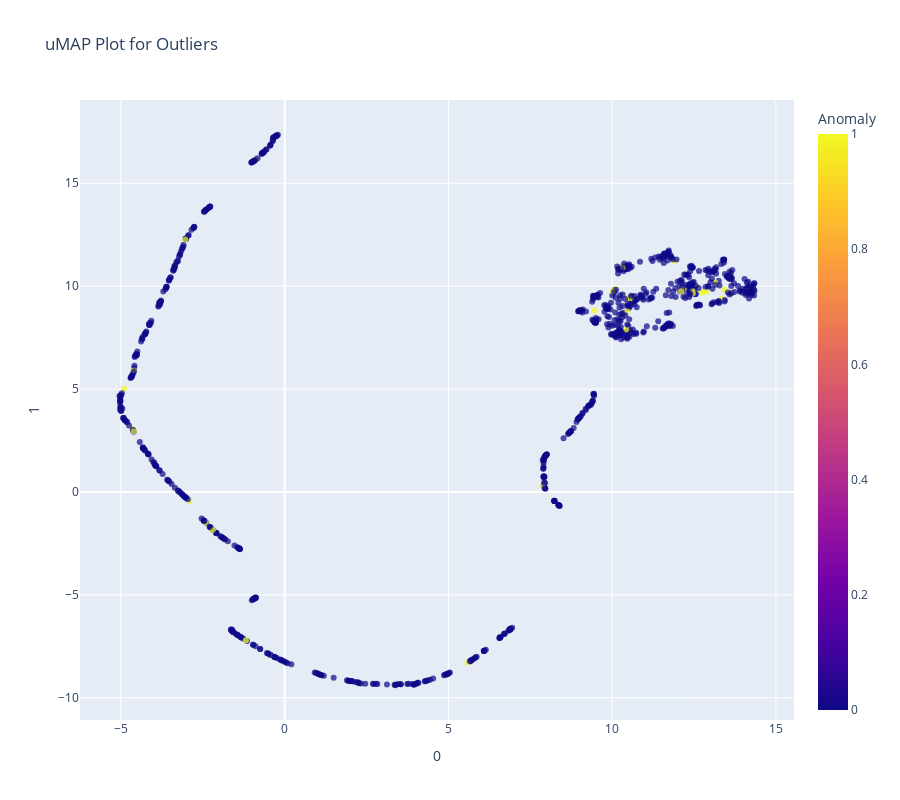

The code cell stored with this chart in its notebook:
### Code cell
# Analyze model
s.plot_model(iforest, plot = 'umap')

### Figure 1 — Plotly figure (JSON) as saved in the notebook; plotly's stock layout.template omitted (floating-point values rounded to 4 significant figures; data arrays with more than 128 entries replaced by an {"elided": "..."} marker saying what was removed)
{"data": [{"customdata": {"elided": "887x1 str values"}, "hovertemplate": "0=%{x}<br>1=%{y}<br>Feature=%{customdata[0]}<br>Anomaly=%{marker.color}<extra></extra>", "legendgroup": "", "marker": {"color": {"elided": "887 int values"}, "coloraxis": "coloraxis", "opacity": 0.7, "symbol": "circle"}, "mode": "markers", "name": "", "orientation": "v", "showlegend": false, "type": "scatter", "x": {"elided": "887 float values"}, "xaxis": "x", "y": {"elided": "887 float values"}, "yaxis": "y"}], "layout": {"coloraxis": {"colorbar": {"title": {"text": "Anomaly"}}, "colorscale": [[0, "#0d0887"], [0.1111, "#46039f"], [0.2222, "#7201a8"], [0.3333, "#9c179e"], [0.4444, "#bd3786"], [0.5556, "#d8576b"], [0.6667, "#ed7953"], [0.7778, "#fb9f3a"], [0.8889, "#fdca26"], [1, "#f0f921"]]}, "height": 800, "legend": {"tracegroupgap": 0}, "title": {"text": "uMAP Plot for Outliers"}, "width": 900, "xaxis": {"anchor": "y", "domain": [0, 1], "title": {"text": "0"}}, "yaxis": {"anchor": "x", "domain": [0, 1], "title": {"text": "1"}}}}
